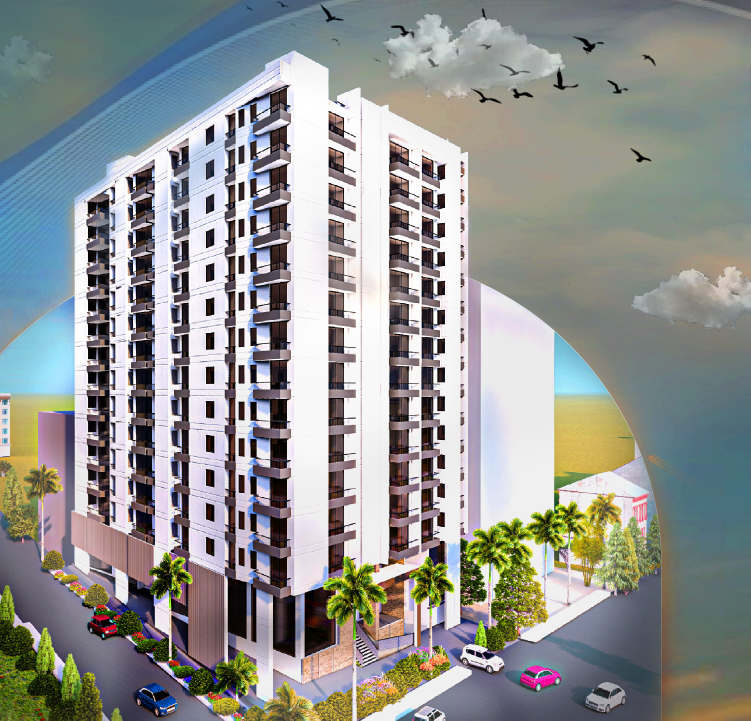
#> input picture brand-source/tower-render.jpg, 2251 x 2163 px (shown at 1/3 size)
$ python trace-tower-floors.py
#> lines starting #> are read from the running program, lines starting #| are printed output that depends on the picture
"""Floor bands on the tower render for the rev 9 tower stage (DESIGN §9.7).
Writes docs/design/tower-floors.json and docs/design/tower-floors-check.jpg.
The render (brand-source/tower-render.jpg, 2251×2163) draws 13 typical storeys with balconies above a tall ground
storey. The explorer has typical floors 1–14, so the 14 bands divide the same façade height evenly: they are an
indicator, not a storey-accurate trace. `drawn` keeps the 13 storeys as drawn, for reference."""
import json, os
from PIL import Image, ImageDraw
ROOT = os.path.abspath(os.path.join(os.path.dirname(__file__), '../..')) + '/'
# three vertical building edges in image px: x, y at the roof underside, y at the top of the ground storey
L, C, R = (224, 640, 1560), (986, 250, 1757), (1390, 485, 1630)
CROP = (150, 110, 1500, 1960)
def bands(n):
#> called with n = 14
    out = []
    for k in range(n):            # k = 0 is the top band
        f0, f1 = k / n, (k + 1) / n
        y = lambda e, f: round(e[1] + (e[2] - e[1]) * f)
        out.append([[L[0], y(L, f0)], [C[0], y(C, f0)], [R[0], y(R, f0)], [R[0], y(R, f1)], [C[0], y(C, f1)], [L[0], y(L, f1)]])
    return out
b14, b13 = bands(14), bands(13)
data = {
    'image': 'brand-source/tower-render.jpg', 'imageSize': [2251, 2163], 'cropPx': list(CROP),
    'edges': {'left': L, 'corner': C, 'right': R},
    'note': 'Polygons are in full-image px (subtract cropPx[0], cropPx[1] for the cropped stage image). The render draws 13 storeys with balconies above its podium; `floors` splits that height into the 14 selectable floors, 16 (top) to 3 (bottom), so bands are approximate (up to about half a storey off). Floors 1-2 and the ground floor are the podium (`ground.poly`), which is not selectable.',
    'floors': [{'floor': 16 - k, 'poly': p} for k, p in enumerate(b14)],  # rev 11: homes are on floors 3-16
    'ground': {'poly': [[L[0], L[2]], [C[0], C[2]], [R[0], R[2]], [R[0], 1790], [C[0], 1995], [L[0], 1700]]},
    'drawn': {'storeys': 13, 'bands': b13},
}
open(ROOT + 'docs/design/tower-floors.json', 'w').write(json.dumps(data, separators=(',', ':')))
im = Image.open(ROOT + 'brand-source/tower-render.jpg').convert('RGBA'); ov = Image.new('RGBA', im.size, (0, 0, 0, 0)); d = ImageDraw.Draw(ov)
#> after `ov = Image.new('RGBA', im.size, (0, 0, 0, 0))`: ov: PIL image 2251x2163 RGBA; every value is 0
for k, p in enumerate(b14):
    d.polygon([tuple(q) for q in p], fill=(181, 148, 88, 110) if k % 2 == 0 else (26, 39, 63, 70), outline=(230, 211, 168, 255))
    d.text((R[0] + 12, (p[2][1] + p[3][1]) // 2 - 6), f'Floor {16 - k}', fill=(255, 255, 255, 255))
out = Image.alpha_composite(im, ov).convert('RGB').crop(CROP)
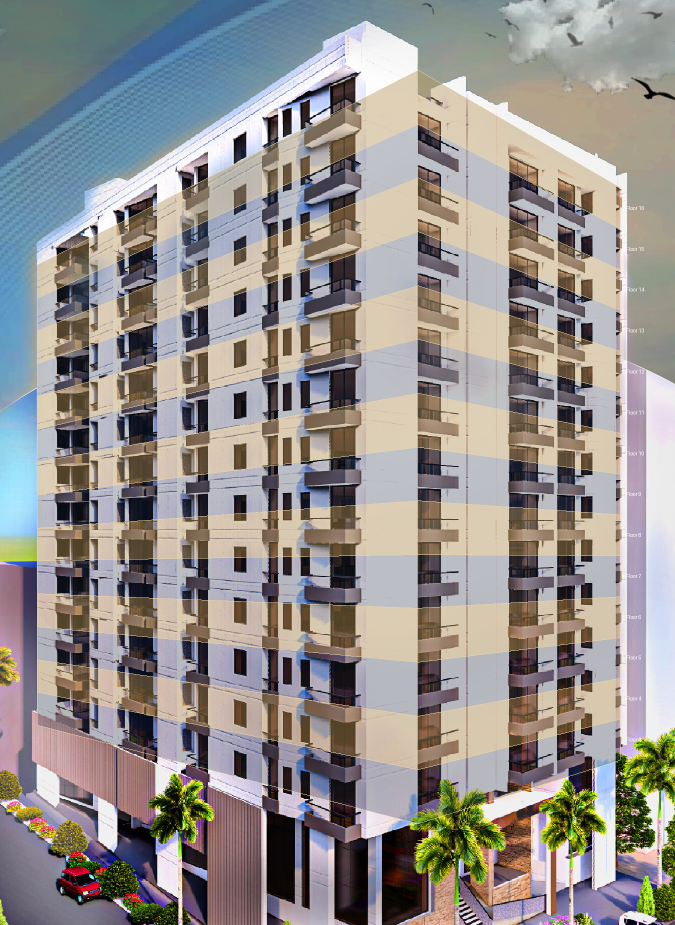
#> out: PIL image 1350x1850 RGB (shown at 1/2 size); mean R, G, B 148.4, 144.2, 141.3
out.resize((900, round(out.height * 900 / out.width))).save(ROOT + 'docs/design/tower-floors-check.jpg', quality=80)
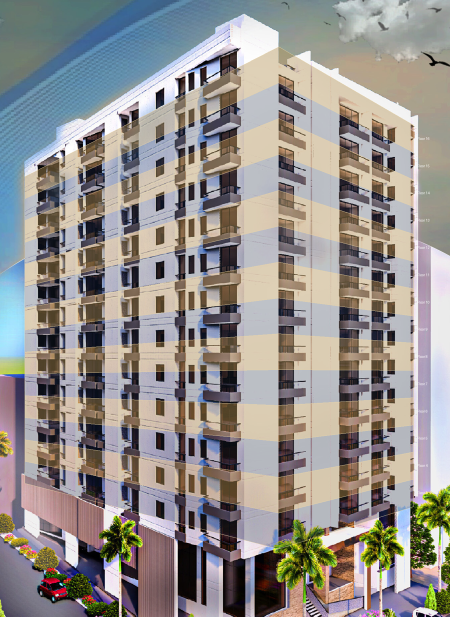
#> saved as tower-floors-check.jpg: PIL image 900x1233 RGB (shown at 1/2 size); mean R, G, B 148.4, 144.2, 141.3
print(len(json.dumps(data, separators=(',', ':'))), 'bytes')

$ run again, with brand-source/location-map-brochure.jpg copied over brand-source/tower-render.jpg
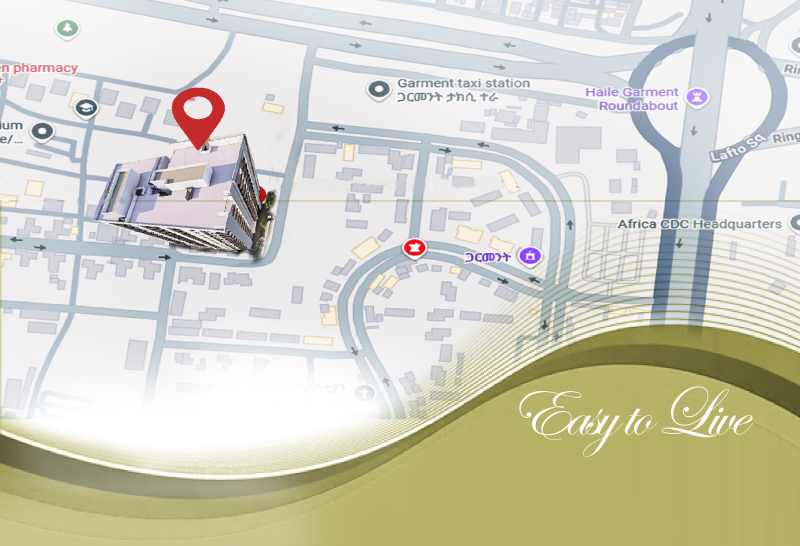
#> input picture brand-source/location-map-brochure.jpg, 2400 x 1636 px (shown at 1/3 size)
#> ov: PIL image 2400x1636 RGBA; every value is 0
#> `out = Image.alpha_composite(im, ov).convert('RGB').crop(CROP)`:
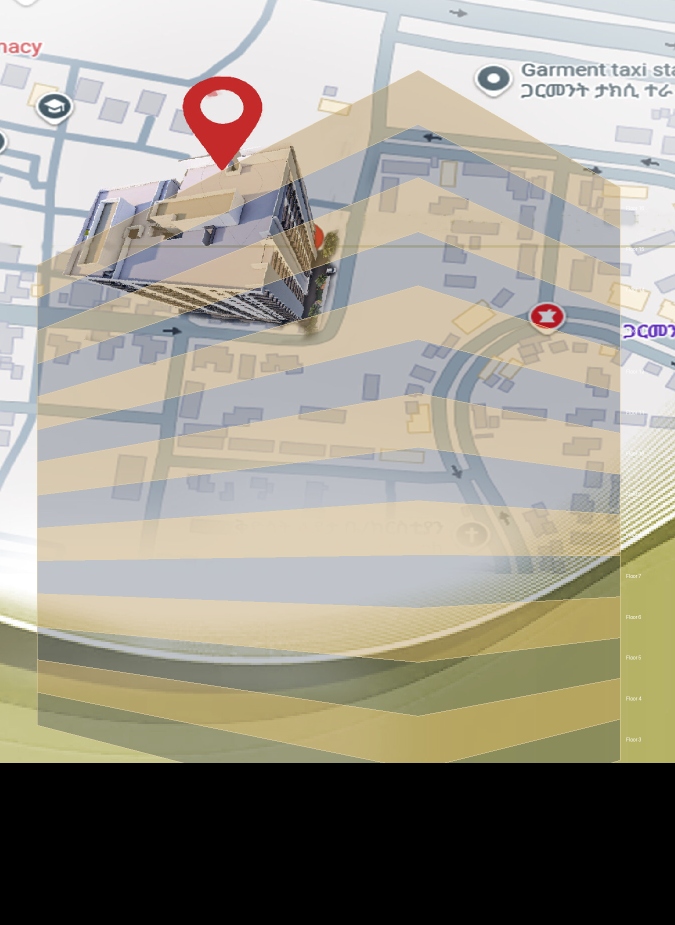
#> out: PIL image 1350x1850 RGB (shown at 1/2 size); mean R, G, B 158.9, 154.7, 142.6
#> `out.resize((900, round(out.height * 900 / out.width))).save(ROOT + 'do..`:
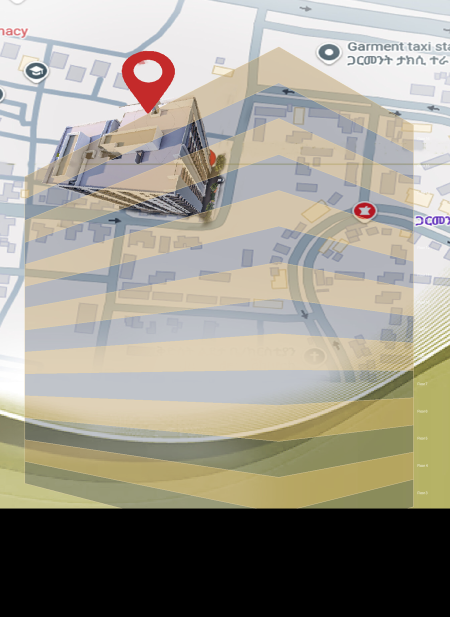
#> saved as tower-floors-check.jpg: PIL image 900x1233 RGB (shown at 1/2 size); mean R, G, B 158.9, 154.7, 142.6
